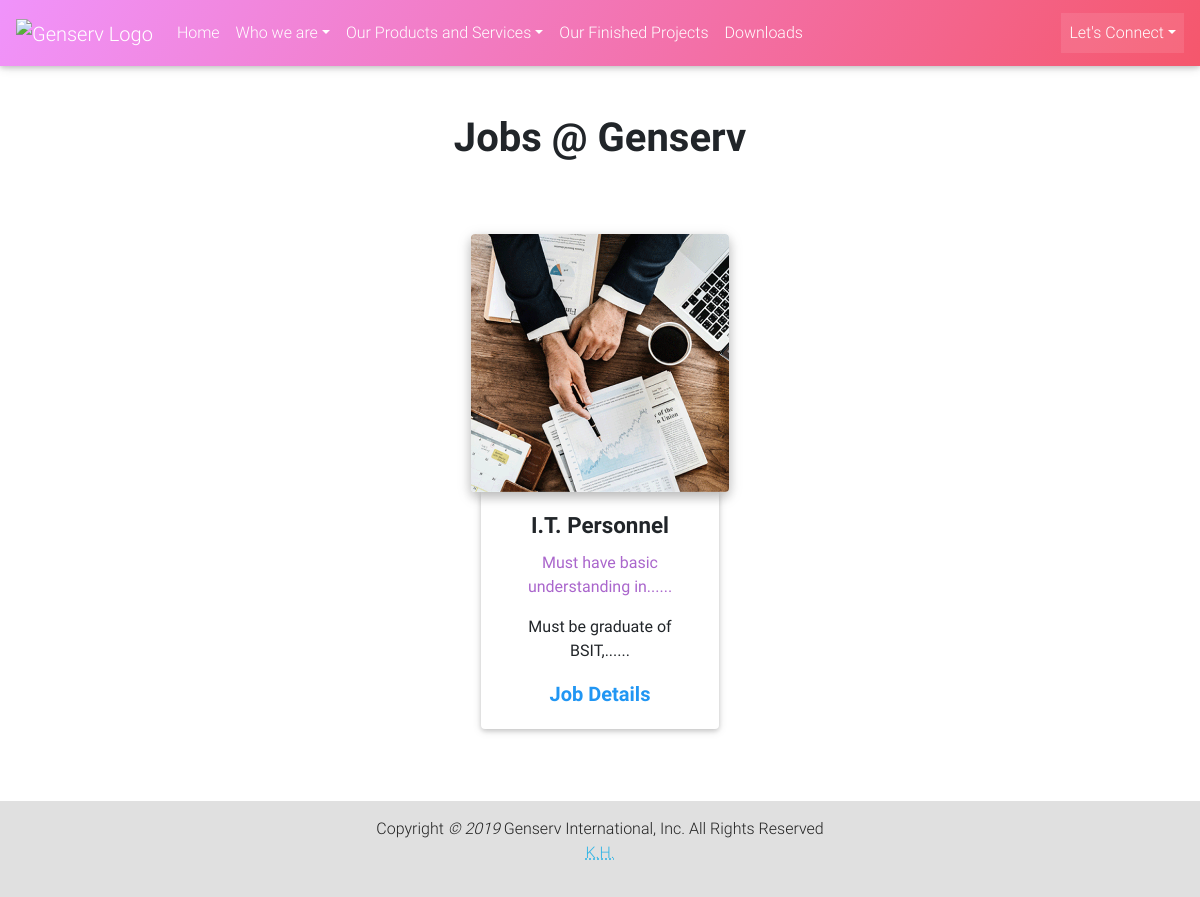
Page /jobs on the committed database.
### tables this page shows
CREATE TABLE `jobs` (
  `id` int(11) NOT NULL,
  `title` varchar(255) NOT NULL,
  `description` text NOT NULL,
  `info` text NOT NULL,
  `image` varchar(255) NOT NULL
);

### application/controllers/Jobs.php (called while the page is built, shortened)
<?php
    class Jobs extends CI_Controller
    {
        public function index($id = NULL)
        {
            if($id == NULL)
            {
                $data['active_page'] = 6;
                $data['title'] = 'Jobs @ Genserv';
                $data['jobs'] = $this->job_model->get_all();
                $this->load->view('templates/header', $data);
                $this->load->view('templates/navigation');
                $this->load->view('pages/jobs', $data);
                $this->load->view('templates/footer');
            }
        }
    }
?>

### index.php (called while the page is built, shortened)
<?php
require_once BASEPATH.'core/CodeIgniter.php';

### application/models/Job_model.php (called while the page is built, shortened)
<?php
    class Job_model extends CI_Model
    {
        public function get_all()
        {
            $this->db->order_by('id', 'desc');
            $query = $this->db->get('jobs');
            return $query->result_array();
        }
    }
?>

### application/views/pages/jobs.php (the view, shortened to what this page needs)
<h1 class='h1-responsive font-weight-bold text-center my-5 wow animated lightSpeedIn slow'><?= $title?></h1>
<?php if(!empty($jobs)):?>
    <div class='row justify-content-md-center mb-4 p-4'>
        <?php foreach($jobs as $job):?>
            <div class='col-md-3 mb-4 wow animated rollIn slower'>
                <div class="card card-cascade wider" style='z-index: 0;'>
                    <div class="view view-cascade overlay">
                        <img  class="card-img-top" src="<?=base_url('public/images/job_images/' . $job['image'])?>" alt="<?=$job['image']?>">
                    </div>
                    <div class="card-body card-body-cascade text-center">
                        <h4 class="h4-responsive card-title"><strong><?=$job['title']?></strong></h4>
                        <p class='wow animated slideInDown slow text-secondary'><?=word_limiter($job['description'], 5, '......');?></p>
                        <p class='wow animated slideInRight slow'><?=word_limiter($job['info'], 5, '......');?></p>
                        <a href="<?=base_url('jobs/index/' . $job['id'])?>" class="h5-responsive blue-text pb-2"><strong>Job Details</strong></a>
                    </div>
                </div>
            </div>
        <?php endforeach;?>
    </div>
<?php else: echo'<h2 class="h2-responsive font-weight-bold text-center text-danger my-5 wow animated wobble slower">There is no JOBS available right now!</h2>';?>
<?php endif;?>

### application/views/templates/header.php (shortened to what this page needs)
<!DOCTYPE html>
<html lang="en">
<head>
    <link rel="stylesheet" href="https://maxcdn.bootstrapcdn.com/font-awesome/4.7.0/css/font-awesome.min.css">
    <link href="<?=base_url('public/mdb_hack/css/bootstrap.min.css');?>" rel="stylesheet">
    <link href="<?=base_url('public/mdb_hack/css/mdb.min.css');?>" rel="stylesheet">
</head>
<body>

### application/views/templates/navigation.php (shortened to what this page needs)
<header class="stickyTop">
    <nav class="navbar navbar-expand-lg navbar-dark ripe-malinka-gradient scrolling-navbar">
        <a class="navbar-brand animated flip slower infinite" href="#">
            <img class="circle" src="<?=base_url('public/logo/genserv-logo.png');?>" alt="Genserv Logo" style="width:40px;">
        </a>
        <div class="collapse navbar-collapse" id="basicExampleNav">
            <ul class="navbar-nav mr-auto">
                <li class="nav-item <?php if($active_page == 1):?>active<?php endif;?>">
                    <a class="nav-link" href="<?=base_url('home')?>">Home
                    </a>
                </li>
                <li class="nav-item dropdown <?php if($active_page == 2):?>active<?php endif;?>">
                    <a class="nav-link dropdown-toggle" id="navbarDropdownMenuLink" data-toggle="dropdown" aria-haspopup="true"
                    aria-expanded="false">Who we are</a>
                </li>
                <li class="nav-item dropdown <?php if($active_page == 3):?>active<?php endif;?>">
                    <a class="nav-link dropdown-toggle" id="navbarDropdownMenuLink" data-toggle="dropdown" aria-haspopup="true"
                    aria-expanded="false">Our Products and Services</a>
                </li>
                <li class="nav-item <?php if($active_page == 4):?>active<?php endif;?>">
                    <a class="nav-link" href="<?=base_url('genserv_projects');?>">Our Finished Projects
                    </a>
                </li>
                <li class="nav-item <?php if($active_page == 5):?>active<?php endif;?>">
                    <a class="nav-link" href="<?=base_url('brochure');?>">Downloads
                    </a>
                </li>
            </ul>
            <ul class="navbar-nav ml-auto">
                <li class="nav-item dropdown <?php if($active_page == 6):?>active<?php endif;?>">
                    <a class="nav-link dropdown-toggle" id="navbarDropdownMenuLink" data-toggle="dropdown" aria-haspopup="true"
                    aria-expanded="false">Let's Connect</a>
                </li>
            </ul>
        </div>
    </nav>
</header>
<div class='container-fluid'>

### application/views/templates/footer.php (shortened to what this page needs)
    </div>
        <div class="bg-light text-dark text-center p-3 wow animated fadeInDownBig">
            <footer>Copyright <em>&copy; <?php echo date('Y');?> </em>Genserv International, Inc. All Rights Reserved</footer>
            <p class="text-center"><abbr class='text-info' title="Kevin Holgado (Web Developer)">K.H.</abbr></p>
        </div>
</body>
</html>

### application/views/templates/header.php (style rules this page uses)
.stickyTop { position: sticky; top: 0; width: 100%; z-index: 1; }

### rows in the picture
jobs: image (picture), title "I.T. Personnel", description "Must have basic understanding in......", info "Must be graduate of BSIT,......"

### other values in the picture
$title "Jobs @ Genserv"
